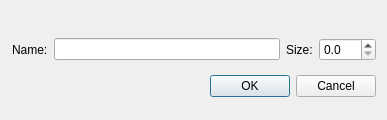
<?xml version="1.0" encoding="UTF-8"?>
<ui version="4.0">
 <class>AddKite</class>
 <widget class="QDialog" name="AddKite">
  <property name="geometry">
   <rect>
    <x>0</x>
    <y>0</y>
    <width>387</width>
    <height>120</height>
   </rect>
  </property>
  <property name="windowTitle">
   <string>New Kite</string>
  </property>
  <widget class="QWidget" name="">
   <property name="geometry">
    <rect>
     <x>12</x>
     <y>30</y>
     <width>364</width>
     <height>77</height>
    </rect>
   </property>
   <layout class="QVBoxLayout" name="verticalLayout">
    <item>
     <layout class="QHBoxLayout" name="horizontalLayout_3">
      <item>
       <layout class="QHBoxLayout" name="horizontalLayout">
        <item>
         <widget class="QLabel" name="label">
          <property name="text">
           <string>Name:</string>
          </property>
         </widget>
        </item>
        <item>
         <widget class="QLineEdit" name="kiteName"/>
        </item>
       </layout>
      </item>
      <item>
       <layout class="QHBoxLayout" name="horizontalLayout_2">
        <item>
         <widget class="QLabel" name="label_5">
          <property name="text">
           <string>Size:</string>
          </property>
         </widget>
        </item>
       </layout>
      </item>
      <item>
       <widget class="QDoubleSpinBox" name="kiteSizeSpinBox">
        <property name="buttonSymbols">
         <enum>QAbstractSpinBox::UpDownArrows</enum>
        </property>
        <property name="decimals">
         <number>1</number>
        </property>
        <property name="singleStep">
         <double>1.000000000000000</double>
        </property>
       </widget>
      </item>
     </layout>
    </item>
    <item>
     <widget class="QDialogButtonBox" name="buttonBox">
      <property name="orientation">
       <enum>Qt::Horizontal</enum>
      </property>
      <property name="standardButtons">
       <set>QDialogButtonBox::Cancel|QDialogButtonBox::Ok</set>
      </property>
     </widget>
    </item>
   </layout>
  </widget>
 </widget>
 <resources/>
 <connections>
  <connection>
   <sender>buttonBox</sender>
   <signal>accepted()</signal>
   <receiver>AddKite</receiver>
   <slot>accept()</slot>
   <hints>
    <hint type="sourcelabel">
     <x>248</x>
     <y>254</y>
    </hint>
    <hint type="destinationlabel">
     <x>157</x>
     <y>274</y>
    </hint>
   </hints>
  </connection>
  <connection>
   <sender>buttonBox</sender>
   <signal>rejected()</signal>
   <receiver>AddKite</receiver>
   <slot>reject()</slot>
   <hints>
    <hint type="sourcelabel">
     <x>316</x>
     <y>260</y>
    </hint>
    <hint type="destinationlabel">
     <x>286</x>
     <y>274</y>
    </hint>
   </hints>
  </connection>
  <connection>
   <sender>buttonBox</sender>
   <signal>accepted()</signal>
   <receiver>kiteName</receiver>
   <slot>setFocus()</slot>
   <hints>
    <hint type="sourcelabel">
     <x>228</x>
     <y>212</y>
    </hint>
    <hint type="destinationlabel">
     <x>177</x>
     <y>37</y>
    </hint>
   </hints>
  </connection>
 </connections>
</ui>
